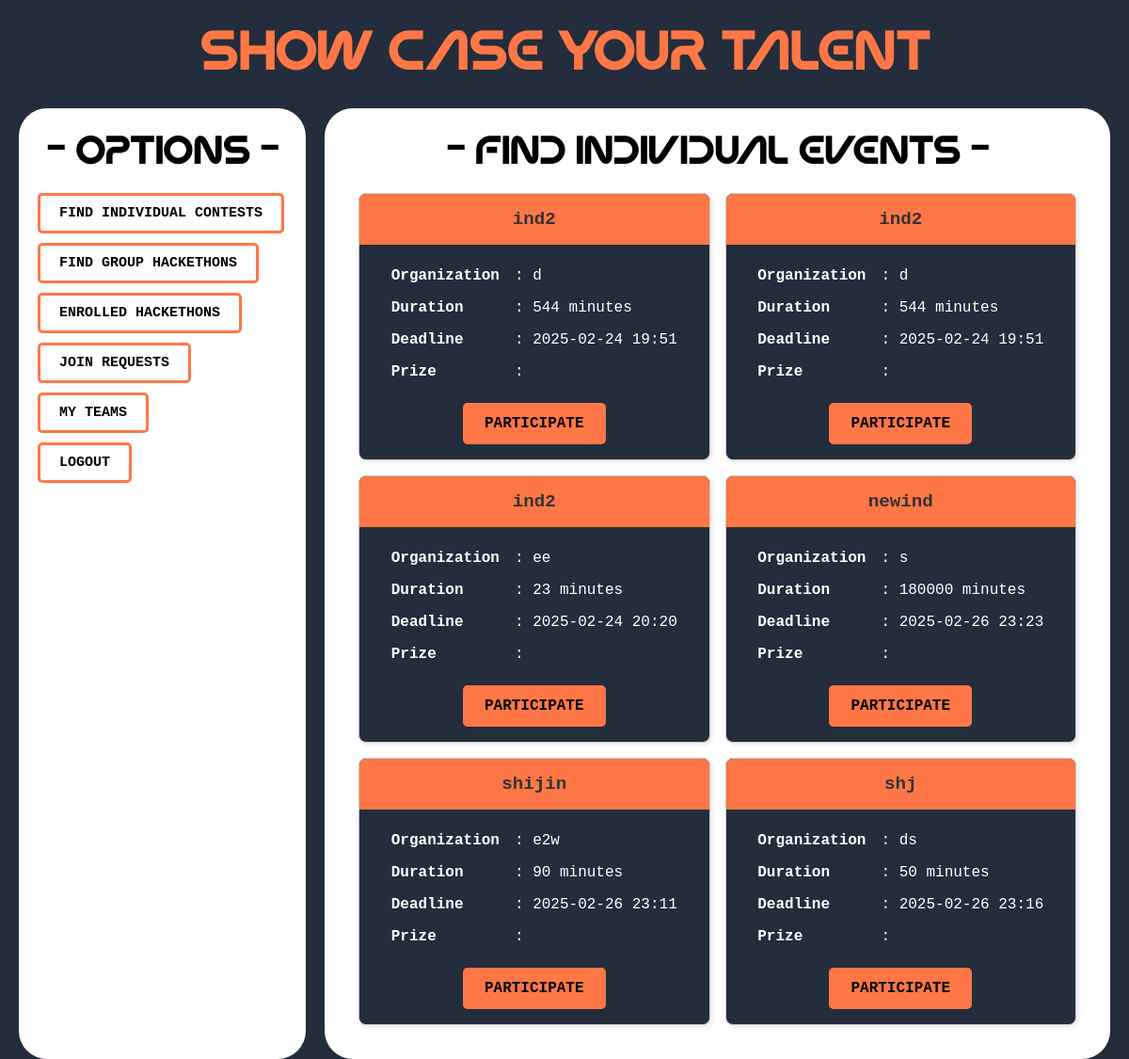
/competitor/find_individual_events/, run on an earlier commit of the app's database.
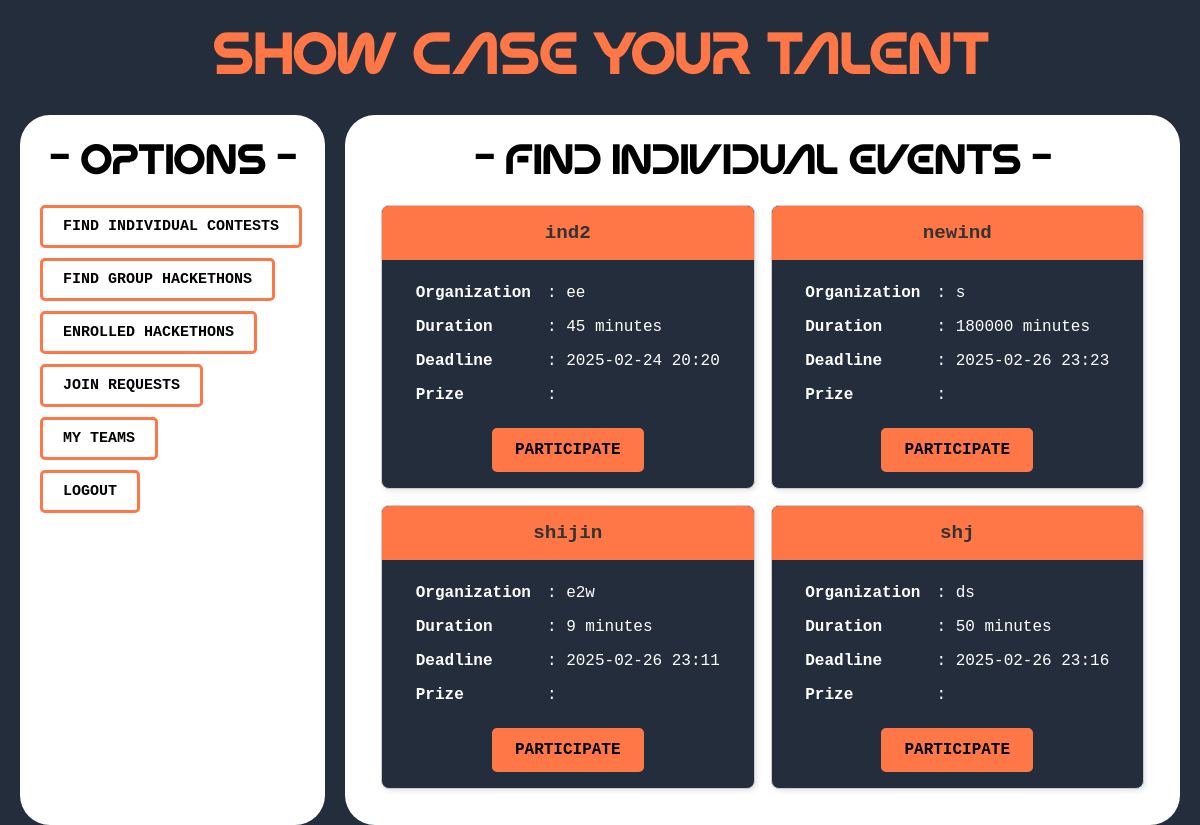
And on a later commit of the database.
### host/models.py (models this page shows, shortened)
class IndividualEvent(models.Model):
    hackathon_name = models.CharField(max_length=200)
    organization = models.CharField(max_length=200)
    start_datetime = models.DateTimeField(auto_now_add=True)
    last_submission_datetime = models.DateTimeField()
    time_duration = models.IntegerField(help_text="Duration in minutes")
    price = models.DecimalField(max_digits=10, decimal_places=2,null=True, blank=True)
    problems = models.ManyToManyField('Problem', related_name="individual_events")
    created_by = models.ForeignKey(settings.AUTH_USER_MODEL, on_delete=models.CASCADE, related_name="individual_events")

### competitor/views.py (the view)
# urls.py: path('find_individual_events/',views.find_individual_events,name='find_individual_events'),
def find_individual_events(request):
    individual_events = IndividualEvent.objects.all()
    return render(request,'competitor/find_individual_events.html',{"individual_events":individual_events})

### templates/competitor/find_individual_events.html (shortened to what this page needs)
{% extends "competitor/competitor_dashboard.html" %}
{% block right_div %}
<h1 style="text-align: center; color: black;">- Find Individual Events -</h1>
{% if individual_events %}
    <div class="cards-container" style="display: grid; grid-template-columns: repeat(2, 1fr); gap: 16px;">
        {% for event in individual_events %}
            <div class="card">
                <div class="hackathon_name">
                    {{ event.hackathon_name }}
                </div>
                <div style="padding: 16px; text-align: center;">
                    <table style="margin: 0 auto; text-align: left; border-collapse: collapse; color: white;">
                        <tr>
                            <td style="padding: 8px;"><strong>Organization</strong></td>
                            <td style="padding: 8px;">: {{ event.organization }}</td>
                        </tr>
                        <tr>
                            <td style="padding: 8px;"><strong>Duration</strong></td>
                            <td style="padding: 8px;">: {{ event.time_duration }} minutes</td>
                        </tr>
                        <tr>
                            <td style="padding: 8px;"><strong>Deadline</strong></td>
                            <td style="padding: 8px;">: {{ event.last_submission_datetime|date:"Y-m-d H:i" }}</td>
                        </tr>
                        <tr>
                            <td style="padding: 8px;"><strong>Prize</strong></td>
                            <td style="padding: 8px;">: {{ event.prize }}</td>
                        </tr>
                    </table>
                    <div style="text-align: center; margin-top: 16px;">
                        <a href="{% url "competitor:ind_event_dashboard" event.id  %}" class="btn-like">
                            PARTICIPATE
                        </a>
                    </div>
                </div>
            </div>
        {% endfor %}
    </div>
{% else %}
    <p>No individual events found.</p>
{% endif %}
{% endblock right_div %}

### templates/competitor/competitor_dashboard.html (shortened to what this page needs)
{% load static %}
<!DOCTYPE html>
<html lang="en">
<head>
</head>
<body>
    <h1 class="heading">Show case your talent</h1>
    <div class="lower-section">
        <div class="menu">
            <h1 style="color:black;text-align: center;">- options -</h1>
            <ul>
                <li><a href="{% url "competitor:find_individual_events" %}" class="btn-link">FIND INDIVIDUAL CONTESTS</a></li>
                <li><a href="{% url 'competitor:find_group_events' %}" class="btn-link">FIND GROUP HACKETHONS</a></li>
                <li><a href="{% url 'competitor:enrolled_hackathons' %}" class="btn-link">ENROLLED HACKETHONS</a></li>
                <li><a href="{% url 'competitor:view_join_requests' %}" class="btn-link">JOIN REQUESTS</a></li>
                <li><a href="{% url "competitor:my_teams" %}" class="btn-link">MY TEAMS</a></li>
                <li><a href="{% url "competitor:logout" %}" class="btn-link">LOGOUT</a></li>
            </ul>
        </div>
        <div class="content">
            {% block right_div %}{% endblock right_div %}
        </div>
    </div>
</body>
</html>

What changed in the data, as far as the page shows it:
removed IndividualEvent: hackathon_name "ind2", organization "d", time_duration "544", last_submission_datetime "2025-02-24 19:51"
removed IndividualEvent: hackathon_name "ind2", organization "d", time_duration "544", last_submission_datetime "2025-02-24 19:51"
changed IndividualEvent "ind2": time_duration "23" → "45"
changed IndividualEvent "shijin": time_duration "90" → "9"
